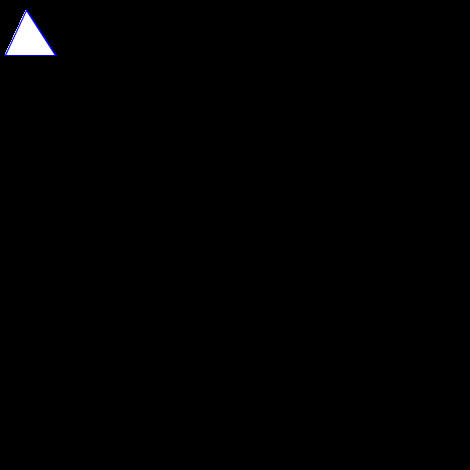
Frame 1 (no input)
Frame 60 (the mouse pressed at the canvas centre just before this capture): identical to frame 1, image omitted
Frame 120 (the mouse held since frame 60 and released just before this capture): identical to frame 1, image omitted

The Processing sketch that drew this single still picture (run headless with seeded random() and noise(); from frame 60 on, the mouse is pressed at the canvas centre):

// Processing sketch: processing_86779
// ── processing_86779.pde

Conos [] c;

void setup()
{
  size(470,470);
  fill(255,200,8);
  smooth();
  stroke(240);
  c = new Conos [1000];
  for(int i=0; i<1000; i++)
  {
    c [i] = new Conos(random(-width,width*2),random(-height,height*2),(int)random(1,10));
 /* 
    c[i].x = random(-width,width*2);
    c[i].y = random(-height,height*2);
    c[i].d = (int)random(10,90);
    c[i].v = (int)random(1,10);
*/
    c[i].colour=255;
    c[i].borde=#0000ff;
    
    
    if(i<50){
       c[i].colour=#ff0000; 
    }else{
      c[i].colour=255;
    }
  }
    c[88].colour=#00ff00;
}

void draw()
{
  background(0);
  for(int i=0; i<c.length; i++)
  {
    c[i].move();
    c[i].show();
  }
}

class Conos
{
  float x, y;
  int d, v;
  int colour;
  int borde;
  
  void show()
  {
    fill(colour,250);
    stroke(borde);
    triangle(5,55,26,10,55,55);
    /* (int)random(10,110,55,20,110,110),*/
  }
 
  void move()
  {
    x += ( mouseX - width/2 ) * 0.01 * v;
   y += ( mouseY - height/2 ) * 0.01 * v; 
  }
  Conos(float xPos, float yPos, int vel){
    x = xPos;
    y = yPos;
    v = vel;
  }
}
